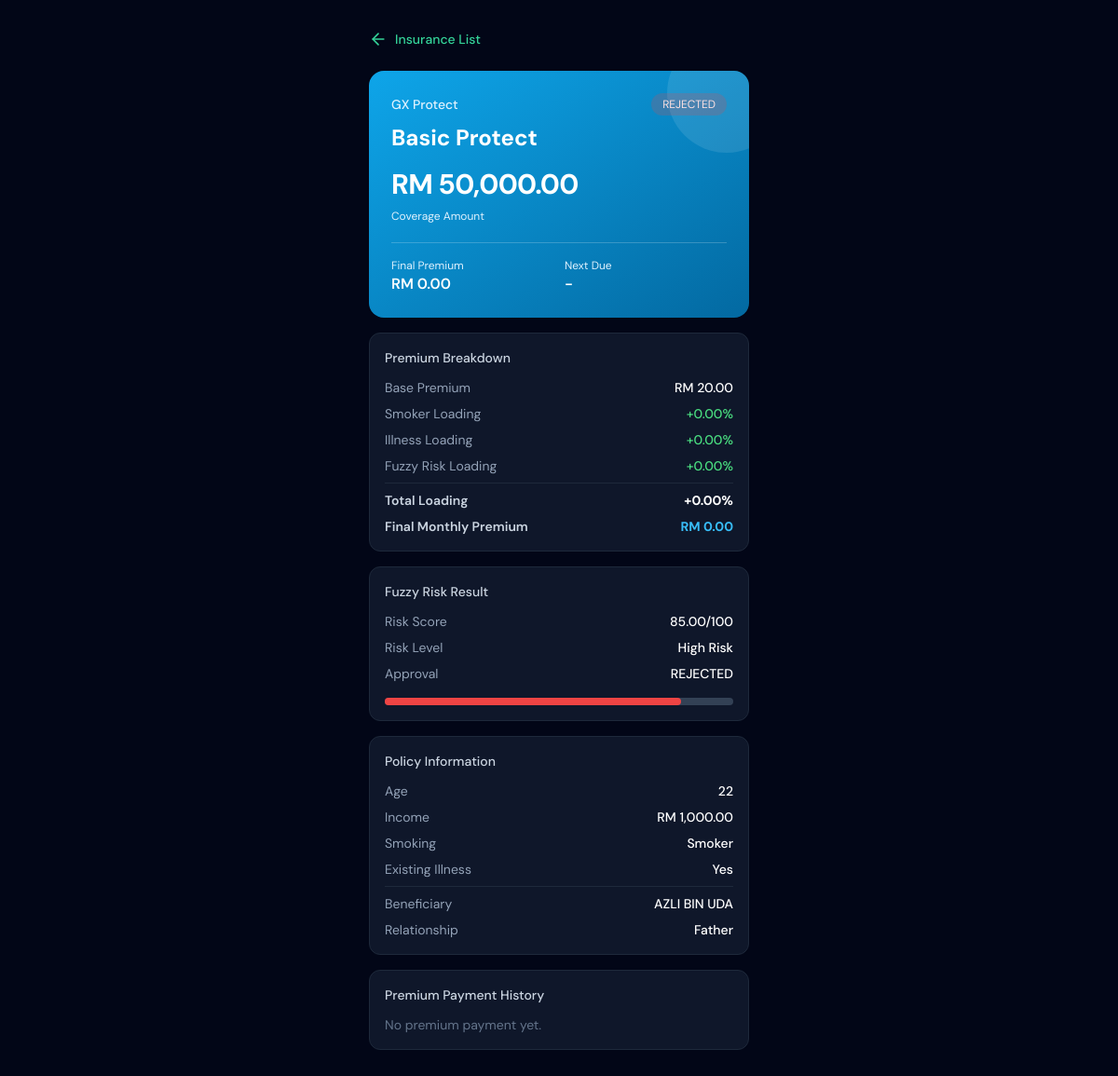
The app's page /pages/insurance-detail.php?policy_id=1 (signed in) with its own data.
### tables this page shows
CREATE TABLE `insurance_policies` (
  `policy_id` int(11) NOT NULL,
  `user_id` int(11) NOT NULL,
  `plan_name` varchar(100) NOT NULL,
  `coverage_amount` decimal(12,2) NOT NULL,
  `base_premium` decimal(12,2) NOT NULL,
  `smoker_loading_rate` decimal(5,2) DEFAULT 0.00,
  `illness_loading_rate` decimal(5,2) DEFAULT 0.00,
  `fuzzy_loading_rate` decimal(5,2) DEFAULT 0.00,
  `total_loading_rate` decimal(5,2) DEFAULT 0.00,
  `monthly_premium` decimal(12,2) NOT NULL,
  `beneficiary_name` varchar(150) NOT NULL,
  `beneficiary_relationship` varchar(100) NOT NULL,
  `smoking_status` enum('non_smoker','smoker') NOT NULL,
  `existing_illness` enum('no','yes') NOT NULL,
  `monthly_income` decimal(12,2) NOT NULL,
  `age` int(11) NOT NULL,
  `fuzzy_risk_score` decimal(6,2) DEFAULT 0.00,
  `fuzzy_risk_level` varchar(50) DEFAULT NULL,
  `approval_status` enum('approved','approved_higher_premium','rejected') NOT NULL,
  `policy_status` enum('active','rejected','cancelled','lapsed') DEFAULT 'active',
  `next_due_date` date DEFAULT NULL,
  `created_at` timestamp NOT NULL DEFAULT current_timestamp()
);

### pages/insurance-detail.php (the view, shortened to what this page needs)
<?php
include "../php/dbconn.php";
$user_id = $_SESSION['user_id'];
$policy_id = intval($_GET['policy_id'] ?? 0);
$stmt = mysqli_prepare($conn, "SELECT * FROM insurance_policies WHERE policy_id = ? AND user_id = ? LIMIT 1");
mysqli_stmt_bind_param($stmt, "ii", $policy_id, $user_id);
mysqli_stmt_execute($stmt);
$policy = mysqli_fetch_assoc(mysqli_stmt_get_result($stmt));
$stmt = mysqli_prepare($conn, "SELECT * FROM insurance_payments WHERE policy_id = ? ORDER BY payment_date DESC LIMIT 6");
mysqli_stmt_bind_param($stmt, "i", $policy_id);
mysqli_stmt_execute($stmt);
$payments = mysqli_stmt_get_result($stmt);
$total_loading = floatval($policy['total_loading_rate'] ?? 0);
?>
<!doctype html>
<html lang="en" class="h-full">
<head>
<script src="https://cdn.tailwindcss.com/3.4.17"></script>
</head>
<body class="h-full">
<div class="h-full w-full bg-slate-950 overflow-auto">
    <div class="max-w-md mx-auto px-5 py-8">
        <a href="/gxbank_html_by_page/pages/insurance.php" class="flex items-center gap-2 text-emerald-400 hover:text-emerald-300 mb-6 transition">
            <i data-lucide="arrow-left" class="w-5 h-5"></i>
            <span class="text-sm font-medium">Insurance List</span>
        </a>
        <div class="bg-gradient-to-br from-sky-500 to-sky-700 rounded-2xl p-6 relative overflow-hidden mb-4">
            <div class="absolute top-0 right-0 w-32 h-32 bg-white/10 rounded-full -translate-y-10 translate-x-10"></div>
            <div class="relative z-10">
                <div class="flex items-center justify-between">
                    <p class="text-sky-100 text-sm font-medium">GX Protect</p>
                    <span class="<?php echo $policy['policy_status'] == 'active' ? 'bg-green-500/20 text-green-100' : 'bg-red-500/20 text-red-100'; ?> text-xs px-3 py-1 rounded-full">
                        <?php echo strtoupper($policy['policy_status']); ?>
                    </span>
                </div>
                <h1 class="text-white text-2xl font-bold mt-2">
                    <?php echo htmlspecialchars($policy['plan_name']); ?>
                </h1>
                <p class="text-white text-3xl font-bold tracking-tight mt-4">
                    RM <?php echo number_format($policy['coverage_amount'], 2); ?>
                </p>
                <p class="text-sky-100 text-xs mt-2">
                    Coverage Amount
                </p>
                <div class="mt-5 border-t border-white/20 pt-4 grid grid-cols-2 gap-3">
                    <div>
                        <p class="text-sky-100 text-xs">Final Premium</p>
                        <p class="text-white font-semibold">
                            RM <?php echo number_format($policy['monthly_premium'], 2); ?>
                        </p>
                    </div>
                    <div>
                        <p class="text-sky-100 text-xs">Next Due</p>
                        <p class="text-white font-semibold">
                            <?php echo $policy['next_due_date'] ? htmlspecialchars($policy['next_due_date']) : '-'; ?>
                        </p>
                    </div>
                </div>
            </div>
        </div>
        <div class="bg-slate-900 rounded-xl p-4 border border-slate-800 mb-4">
            <p class="text-slate-300 font-medium text-sm mb-3">Premium Breakdown</p>
            <div class="space-y-2 text-sm">
                <div class="flex justify-between">
                    <span class="text-slate-400">Base Premium</span>
                    <span class="text-white font-medium">RM <?php echo number_format($policy['base_premium'], 2); ?></span>
                </div>
                <div class="flex justify-between">
                    <span class="text-slate-400">Smoker Loading</span>
                    <span class="<?php echo floatval($policy['smoker_loading_rate']) > 0 ? 'text-amber-400' : 'text-green-400'; ?> font-medium">
                        +<?php echo number_format($policy['smoker_loading_rate'], 2); ?>%
                    </span>
                </div>
                <div class="flex justify-between">
                    <span class="text-slate-400">Illness Loading</span>
                    <span class="<?php echo floatval($policy['illness_loading_rate']) > 0 ? 'text-amber-400' : 'text-green-400'; ?> font-medium">
                        +<?php echo number_format($policy['illness_loading_rate'], 2); ?>%
                    </span>
                </div>
                <div class="flex justify-between">
                    <span class="text-slate-400">Fuzzy Risk Loading</span>
                    <span class="<?php echo floatval($policy['fuzzy_loading_rate']) > 0 ? 'text-amber-400' : 'text-green-400'; ?> font-medium">
                        +<?php echo number_format($policy['fuzzy_loading_rate'], 2); ?>%
                    </span>
                </div>
                <div class="border-t border-slate-800 my-2"></div>
                <div class="flex justify-between">
                    <span class="text-slate-300 font-semibold">Total Loading</span>
                    <span class="text-white font-bold">+<?php echo number_format($total_loading, 2); ?>%</span>
                </div>
                <div class="flex justify-between">
                    <span class="text-slate-300 font-semibold">Final Monthly Premium</span>
                    <span class="text-sky-400 font-bold">RM <?php echo number_format($policy['monthly_premium'], 2); ?></span>
                </div>
            </div>
        </div>
        <div class="bg-slate-900 rounded-xl p-4 border border-slate-800 mb-4">
            <p class="text-slate-300 font-medium text-sm mb-3">Fuzzy Risk Result</p>
            <div class="space-y-2 text-sm">
                <div class="flex justify-between">
                    <span class="text-slate-400">Risk Score</span>
                    <span class="text-white font-medium"><?php echo number_format($policy['fuzzy_risk_score'], 2); ?>/100</span>
                </div>
                <div class="flex justify-between">
                    <span class="text-slate-400">Risk Level</span>
                    <span class="text-white font-medium"><?php echo htmlspecialchars($policy['fuzzy_risk_level']); ?></span>
                </div>
                <div class="flex justify-between">
                    <span class="text-slate-400">Approval</span>
                    <span class="text-white font-medium"><?php echo strtoupper($policy['approval_status']); ?></span>
                </div>
            </div>
            <div class="w-full bg-slate-700 rounded-full h-2 mt-4">
                <div class="<?php echo $policy['fuzzy_risk_score'] < 40 ? 'bg-green-500' : ($policy['fuzzy_risk_score'] < 70 ? 'bg-amber-500' : 'bg-red-500'); ?> h-2 rounded-full" style="width: <?php echo min(100, $policy['fuzzy_risk_score']); ?>%"></div>
            </div>
        </div>
        <div class="bg-slate-900 rounded-xl p-4 border border-slate-800 mb-4">
            <p class="text-slate-300 font-medium text-sm mb-3">Policy Information</p>
            <div class="space-y-2 text-sm">
                <div class="flex justify-between">
                    <span class="text-slate-400">Age</span>
                    <span class="text-white font-medium"><?php echo intval($policy['age']); ?></span>
                </div>
                <div class="flex justify-between">
                    <span class="text-slate-400">Income</span>
                    <span class="text-white font-medium">RM <?php echo number_format($policy['monthly_income'], 2); ?></span>
                </div>
                <div class="flex justify-between">
                    <span class="text-slate-400">Smoking</span>
                    <span class="text-white font-medium">
                        <?php echo $policy['smoking_status'] == 'smoker' ? 'Smoker' : 'Non-smoker'; ?>
                    </span>
                </div>
                <div class="flex justify-between">
                    <span class="text-slate-400">Existing Illness</span>
                    <span class="text-white font-medium">
                        <?php echo $policy['existing_illness'] == 'yes' ? 'Yes' : 'No'; ?>
                    </span>
                </div>
                <div class="border-t border-slate-800 my-2"></div>
                <div class="flex justify-between gap-3">
                    <span class="text-slate-400">Beneficiary</span>
                    <span class="text-white font-medium text-right"><?php echo htmlspecialchars($policy['beneficiary_name']); ?></span>
                </div>
                <div class="flex justify-between">
                    <span class="text-slate-400">Relationship</span>
                    <span class="text-white font-medium"><?php echo htmlspecialchars($policy['beneficiary_relationship']); ?></span>
                </div>
            </div>
        </div>
        <div class="bg-slate-900 rounded-xl p-4 border border-slate-800">
            <p class="text-slate-300 font-medium text-sm mb-3">Premium Payment History</p>
            <div class="space-y-2">
                <?php if (mysqli_num_rows($payments) == 0) { ?>
                    <p class="text-slate-500 text-sm">No premium payment yet.</p>
                <?php } ?>
            </div>
        </div>
    </div>
</div>
</body>
</html>

### pages/insurance-detail.php (style rules this page uses)
* { font-family: 'DM Sans', sans-serif; }
body { box-sizing: border-box; }

### records on screen
insurance_policies: policy_status "REJECTED", plan_name "Basic Protect", coverage_amount "50,000.00", monthly_premium "0.00", base_premium "20.00", smoker_loading_rate "0.00", illness_loading_rate "0.00", fuzzy_loading_rate "0.00", total_loading_rate "0.00", fuzzy_risk_score "85.00", fuzzy_risk_level "High Risk", approval_status "REJECTED", age "22", monthly_income "1,000.00", beneficiary_name "AZLI BIN UDA", beneficiary_relationship "Father"
